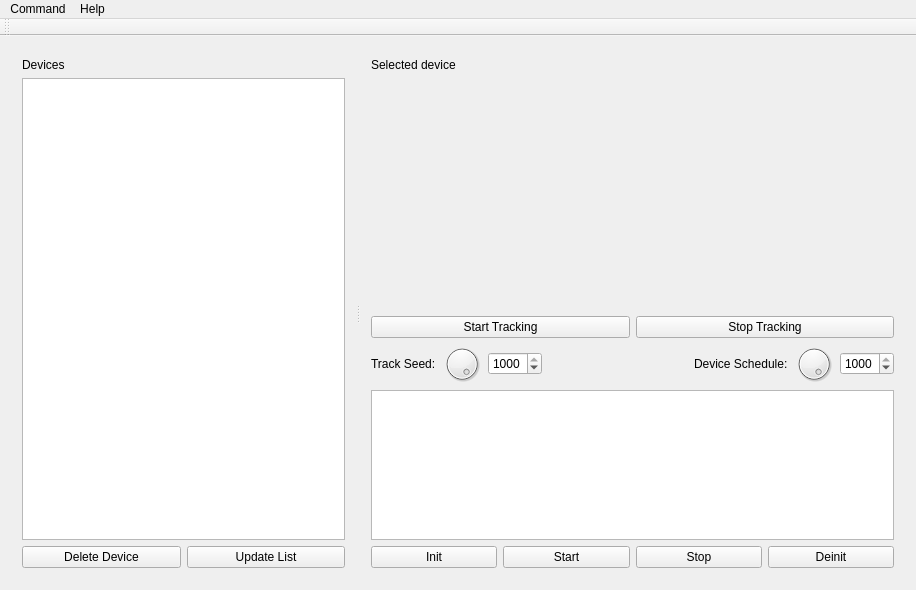
<?xml version="1.0" encoding="UTF-8"?>
<ui version="4.0">
 <class>MainWindow</class>
 <widget class="QMainWindow" name="MainWindow">
  <property name="geometry">
   <rect>
    <x>0</x>
    <y>0</y>
    <width>916</width>
    <height>590</height>
   </rect>
  </property>
  <property name="minimumSize">
   <size>
    <width>832</width>
    <height>560</height>
   </size>
  </property>
  <property name="windowTitle">
   <string>MainWindow</string>
  </property>
  <widget class="QWidget" name="centralWidget">
   <layout class="QHBoxLayout" name="horizontalLayout_2">
    <item>
     <widget class="QSplitter" name="splitter">
      <property name="sizePolicy">
       <sizepolicy hsizetype="MinimumExpanding" vsizetype="Preferred">
        <horstretch>0</horstretch>
        <verstretch>0</verstretch>
       </sizepolicy>
      </property>
      <property name="minimumSize">
       <size>
        <width>0</width>
        <height>0</height>
       </size>
      </property>
      <property name="sizeIncrement">
       <size>
        <width>0</width>
        <height>0</height>
       </size>
      </property>
      <property name="frameShape">
       <enum>QFrame::NoFrame</enum>
      </property>
      <property name="midLineWidth">
       <number>0</number>
      </property>
      <property name="orientation">
       <enum>Qt::Horizontal</enum>
      </property>
      <property name="opaqueResize">
       <bool>true</bool>
      </property>
      <property name="childrenCollapsible">
       <bool>true</bool>
      </property>
      <widget class="QWidget" name="layoutWidget1">
       <layout class="QVBoxLayout" name="rightVerticalLayout">
        <property name="sizeConstraint">
         <enum>QLayout::SetMinimumSize</enum>
        </property>
        <item>
         <widget class="QLabel" name="label">
          <property name="text">
           <string>Devices</string>
          </property>
         </widget>
        </item>
        <item>
         <widget class="QListView" name="listView">
          <property name="contextMenuPolicy">
           <enum>Qt::CustomContextMenu</enum>
          </property>
         </widget>
        </item>
        <item>
         <layout class="QHBoxLayout" name="commandButtonHorizontalLayout">
          <item>
           <widget class="QPushButton" name="buttonDeleteDevice">
            <property name="text">
             <string>Delete Device</string>
            </property>
           </widget>
          </item>
          <item>
           <widget class="QPushButton" name="buttonUpdateDeviceList">
            <property name="text">
             <string>Update List</string>
            </property>
           </widget>
          </item>
         </layout>
        </item>
       </layout>
      </widget>
      <widget class="QWidget" name="layoutWidget2">
       <layout class="QVBoxLayout" name="leftVerticalLayout" stretch="0,1,0,0,0,0">
        <property name="spacing">
         <number>-1</number>
        </property>
        <property name="sizeConstraint">
         <enum>QLayout::SetMaximumSize</enum>
        </property>
        <item>
         <widget class="QLabel" name="label_2">
          <property name="text">
           <string>Selected device</string>
          </property>
         </widget>
        </item>
        <item>
         <widget class="QWidget" name="graphWidget" native="true"/>
        </item>
        <item>
         <layout class="QHBoxLayout" name="horizontalLayout_6">
          <item>
           <widget class="QPushButton" name="buttonStartTracking">
            <property name="text">
             <string>Start Tracking</string>
            </property>
           </widget>
          </item>
          <item>
           <widget class="QPushButton" name="buttonStopTracking">
            <property name="text">
             <string>Stop Tracking</string>
            </property>
           </widget>
          </item>
         </layout>
        </item>
        <item>
         <layout class="QHBoxLayout" name="horizontalLayout_3">
          <property name="sizeConstraint">
           <enum>QLayout::SetMinimumSize</enum>
          </property>
          <property name="topMargin">
           <number>0</number>
          </property>
          <item>
           <widget class="QLabel" name="label_3">
            <property name="text">
             <string>Track Seed:</string>
            </property>
           </widget>
          </item>
          <item>
           <widget class="QDial" name="dialTrackSpeed">
            <property name="sizePolicy">
             <sizepolicy hsizetype="Minimum" vsizetype="Preferred">
              <horstretch>0</horstretch>
              <verstretch>0</verstretch>
             </sizepolicy>
            </property>
            <property name="maximumSize">
             <size>
              <width>40</width>
              <height>40</height>
             </size>
            </property>
            <property name="maximum">
             <number>1000</number>
            </property>
            <property name="value">
             <number>1000</number>
            </property>
           </widget>
          </item>
          <item>
           <widget class="QSpinBox" name="spinTrackSpeed">
            <property name="toolTip">
             <string>milliseconds</string>
            </property>
            <property name="keyboardTracking">
             <bool>false</bool>
            </property>
            <property name="minimum">
             <number>1</number>
            </property>
            <property name="maximum">
             <number>1000</number>
            </property>
            <property name="singleStep">
             <number>10</number>
            </property>
            <property name="value">
             <number>1000</number>
            </property>
           </widget>
          </item>
          <item>
           <spacer name="horizontalSpacer">
            <property name="orientation">
             <enum>Qt::Horizontal</enum>
            </property>
            <property name="sizeHint" stdset="0">
             <size>
              <width>40</width>
              <height>20</height>
             </size>
            </property>
           </spacer>
          </item>
          <item>
           <widget class="QLabel" name="label_4">
            <property name="text">
             <string>Device Schedule:</string>
            </property>
           </widget>
          </item>
          <item>
           <widget class="QDial" name="dialScheduleDevice">
            <property name="sizePolicy">
             <sizepolicy hsizetype="Minimum" vsizetype="Preferred">
              <horstretch>0</horstretch>
              <verstretch>0</verstretch>
             </sizepolicy>
            </property>
            <property name="maximumSize">
             <size>
              <width>40</width>
              <height>40</height>
             </size>
            </property>
            <property name="maximum">
             <number>1000</number>
            </property>
            <property name="value">
             <number>1000</number>
            </property>
           </widget>
          </item>
          <item>
           <widget class="QSpinBox" name="spinDeviceSchedule">
            <property name="toolTip">
             <string>milliseconds</string>
            </property>
            <property name="keyboardTracking">
             <bool>false</bool>
            </property>
            <property name="minimum">
             <number>1</number>
            </property>
            <property name="maximum">
             <number>1000</number>
            </property>
            <property name="singleStep">
             <number>10</number>
            </property>
            <property name="value">
             <number>1000</number>
            </property>
           </widget>
          </item>
         </layout>
        </item>
        <item>
         <widget class="QTableView" name="tableView">
          <property name="minimumSize">
           <size>
            <width>0</width>
            <height>129</height>
           </size>
          </property>
          <property name="maximumSize">
           <size>
            <width>16777215</width>
            <height>150</height>
           </size>
          </property>
          <property name="font">
           <font>
            <pointsize>10</pointsize>
           </font>
          </property>
          <property name="selectionMode">
           <enum>QAbstractItemView::MultiSelection</enum>
          </property>
         </widget>
        </item>
        <item>
         <layout class="QHBoxLayout" name="horizontalLayout_5">
          <item>
           <widget class="QPushButton" name="buttonInit">
            <property name="text">
             <string>Init</string>
            </property>
           </widget>
          </item>
          <item>
           <widget class="QPushButton" name="buttonStart">
            <property name="text">
             <string>Start</string>
            </property>
           </widget>
          </item>
          <item>
           <widget class="QPushButton" name="buttonStop">
            <property name="text">
             <string>Stop</string>
            </property>
           </widget>
          </item>
          <item>
           <widget class="QPushButton" name="buttonDeinit">
            <property name="text">
             <string>Deinit</string>
            </property>
           </widget>
          </item>
         </layout>
        </item>
       </layout>
      </widget>
     </widget>
    </item>
   </layout>
  </widget>
  <widget class="QToolBar" name="mainToolBar">
   <attribute name="toolBarArea">
    <enum>TopToolBarArea</enum>
   </attribute>
   <attribute name="toolBarBreak">
    <bool>false</bool>
   </attribute>
  </widget>
  <widget class="QMenuBar" name="menuBar">
   <property name="geometry">
    <rect>
     <x>0</x>
     <y>0</y>
     <width>916</width>
     <height>22</height>
    </rect>
   </property>
   <widget class="QMenu" name="menuHelp">
    <property name="title">
     <string>Help</string>
    </property>
    <addaction name="actionShow_Info"/>
   </widget>
   <widget class="QMenu" name="menuCommand">
    <property name="title">
     <string>Command</string>
    </property>
   </widget>
   <addaction name="menuCommand"/>
   <addaction name="menuHelp"/>
  </widget>
  <action name="actionShow_Info">
   <property name="text">
    <string>Show Info</string>
   </property>
  </action>
 </widget>
 <layoutdefault spacing="6" margin="11"/>
 <resources/>
 <connections>
  <connection>
   <sender>dialScheduleDevice</sender>
   <signal>valueChanged(int)</signal>
   <receiver>spinDeviceSchedule</receiver>
   <slot>setValue(int)</slot>
   <hints>
    <hint type="sourcelabel">
     <x>811</x>
     <y>306</y>
    </hint>
    <hint type="destinationlabel">
     <x>850</x>
     <y>309</y>
    </hint>
   </hints>
  </connection>
  <connection>
   <sender>dialTrackSpeed</sender>
   <signal>valueChanged(int)</signal>
   <receiver>spinTrackSpeed</receiver>
   <slot>setValue(int)</slot>
   <hints>
    <hint type="sourcelabel">
     <x>435</x>
     <y>313</y>
    </hint>
    <hint type="destinationlabel">
     <x>486</x>
     <y>312</y>
    </hint>
   </hints>
  </connection>
  <connection>
   <sender>spinDeviceSchedule</sender>
   <signal>valueChanged(int)</signal>
   <receiver>dialScheduleDevice</receiver>
   <slot>setValue(int)</slot>
   <hints>
    <hint type="sourcelabel">
     <x>875</x>
     <y>320</y>
    </hint>
    <hint type="destinationlabel">
     <x>809</x>
     <y>319</y>
    </hint>
   </hints>
  </connection>
  <connection>
   <sender>spinTrackSpeed</sender>
   <signal>valueChanged(int)</signal>
   <receiver>dialTrackSpeed</receiver>
   <slot>setValue(int)</slot>
   <hints>
    <hint type="sourcelabel">
     <x>494</x>
     <y>323</y>
    </hint>
    <hint type="destinationlabel">
     <x>435</x>
     <y>323</y>
    </hint>
   </hints>
  </connection>
 </connections>
</ui>
